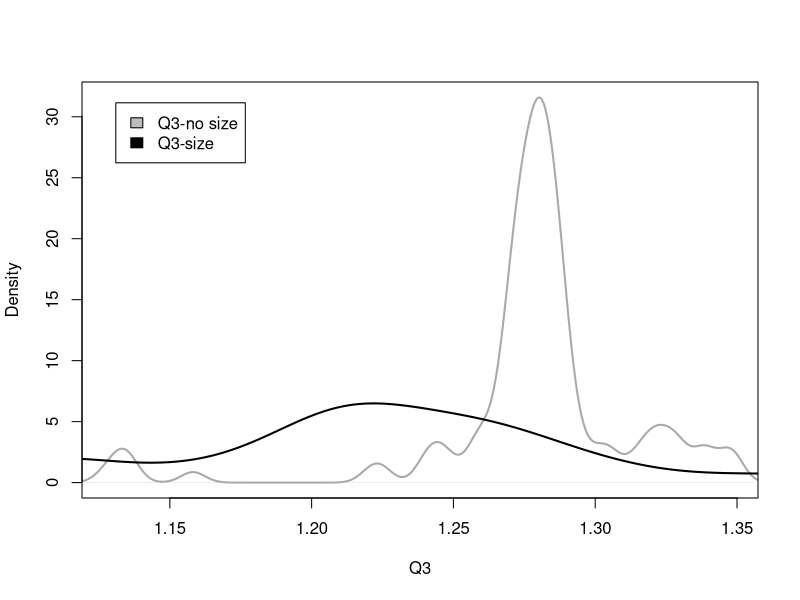
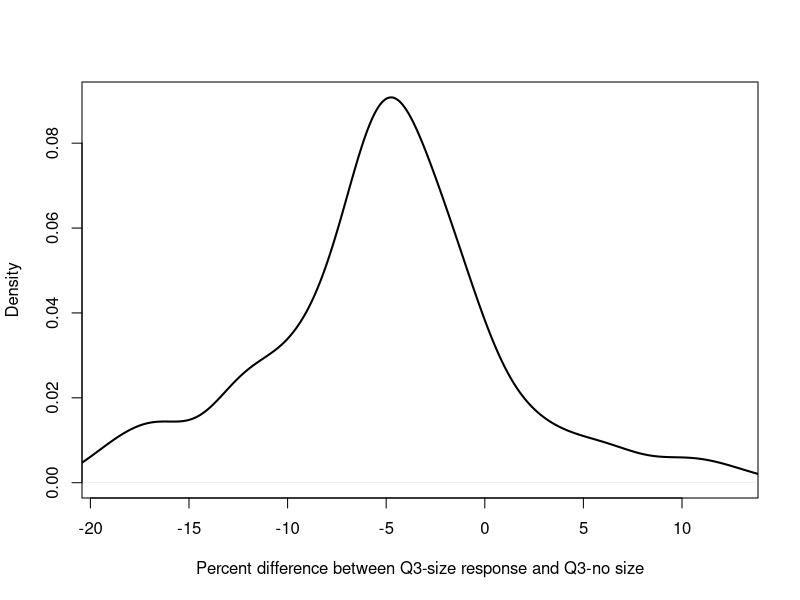
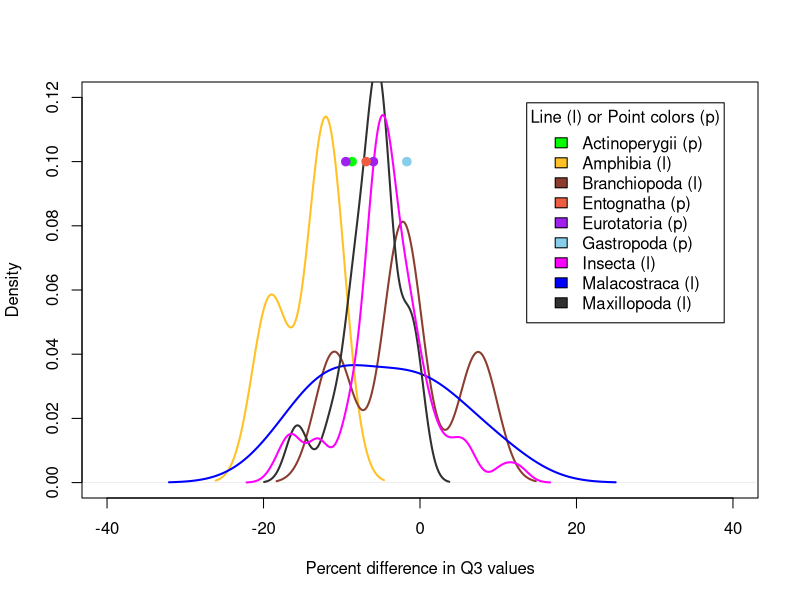
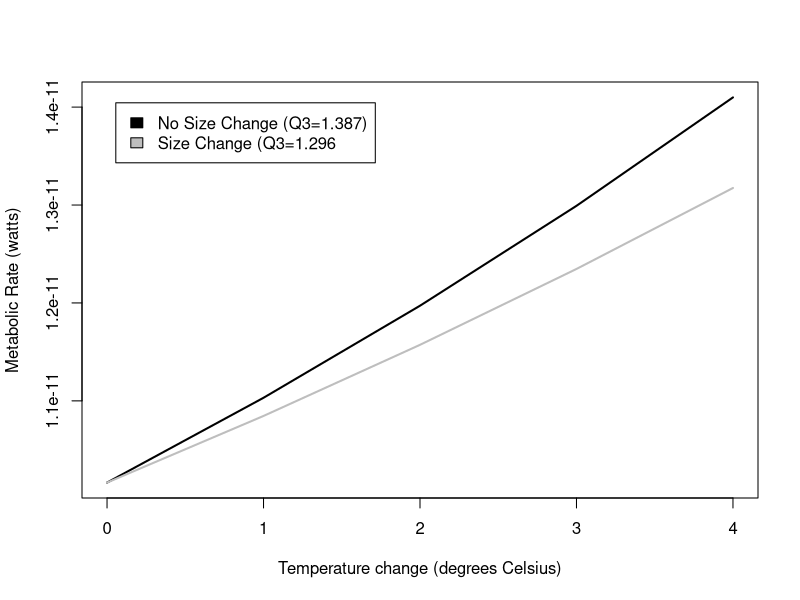
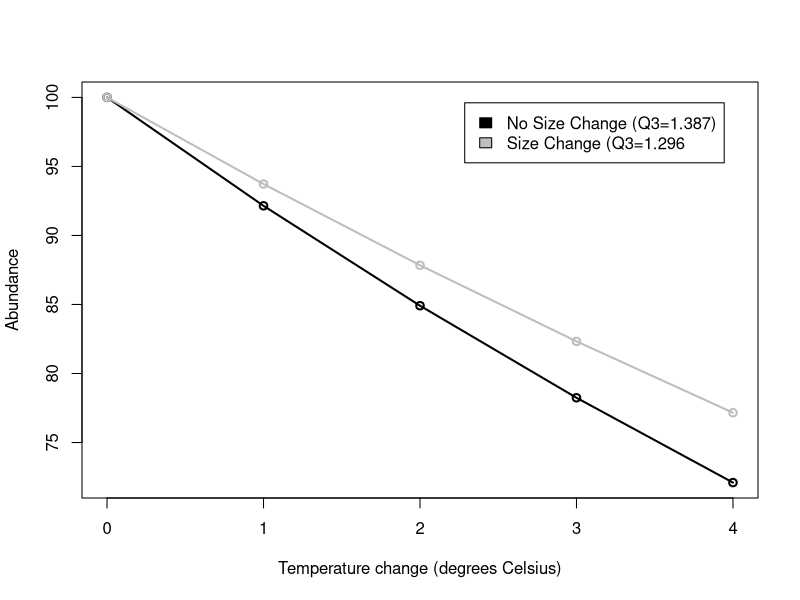

The R script that drew these images, in order:

#--------------CALCULATING EXPONENTS AND ACTIVATION ENERGY FOR METABOLIC EQUATIONS-------------------------------

### For the metabolic rate equation Metabolic Rate = constant * (Mass ^exponent) * e ^ Activation Energy/kt
### This section uses metabolic rate, temperature, and size data to calculated fitted exponent and activation
### energy for the taxonomic classes for which we could find data. 

##-----------------------------ANALYSES WITH MAKRIEVA DATA FOR Branchiopoda Malacostraca and Maxillopoda---------------
MR_data = read.csv("Class_metabolicrates_Makrievadata.csv", stringsAsFactors = FALSE)
Class_list=unique(MR_data$Class)
InvK=1/(273.15+MR_data$TC) #getting all the units correct
Mkg=MR_data$Mg/1000
W=MR_data$qWkg*Mkg
MR_data = cbind(MR_data, InvK, W)

#obtaining class-specific exponents for metabolic rate scaling for Branchiopoda Malacostraca and Maxillopoda
class_slopes=c()
for (current_class in Class_list){
  Class_data=subset(MR_data, MR_data$Class == current_class)
  basic=lm(log(Class_data$W) ~ log(Class_data$Mg) + Class_data$InvK)
  Mslope=basic$coefficients[2]
  Tslope=basic$coefficients[3]
  Ea=Tslope*0.00008617
  class_slopes=rbind(class_slopes, c(current_class, Mslope, Tslope, Ea))
}

##-----------------------------ANALYSES WITH WHITE DATA FOR AMPHIBIANS--------------------------------------------
MR_Amphi = read.csv("Whiteetal_Amphibiandata.csv", stringsAsFactors = FALSE)
A_InvK=1/(273.15+MR_Amphi$TC)
A_Mkg=MR_Amphi$Mg/1000
MR_Amphi = cbind(MR_Amphi, A_InvK, A_Mkg)
A_basic=lm(log(MR_Amphi$Watts) ~ log(MR_Amphi$A_Mkg) + MR_Amphi$A_InvK)
Mslope=A_basic$coefficients[2]
Tslope=A_basic$coefficients[3]
Ea=Tslope*0.00008617
class_slopes=rbind(class_slopes, c("Amphibia", Mslope, Tslope, Ea))
class_slopes=as.data.frame(class_slopes, stringsAsFactors = FALSE)

##-----------------------------ANALYSES WITH GILLOOLY DATA FOR FISH-----------------------------------------------

#obtaining super-class-specific exponents for metabolic rate scaling in fish
MR_fish = read.csv("gillooly_fish.csv", stringsAsFactors = FALSE)
f_Mkg=MR_fish$Mg/1000
MR_fish = cbind(MR_fish, f_Mkg)
F_basic=lm(log(MR_fish$W) ~ log(MR_fish$f_Mkg) + MR_fish$invK)
Mslope=F_basic$coefficients[2]
Tslope=F_basic$coefficients[3]
Ea=Tslope*0.00008617
class_slopes=rbind(class_slopes, c("Actinoperygii", Mslope, Tslope, Ea))
class_slopes=as.data.frame(class_slopes, stringsAsFactors = FALSE)

##----------------CLEANING UP DATAFRAME WITH CLASS-SPECIFIC PARAMETERS FOR METABOLIC EQUATION------------------------

#removing unneccesary column and renaming columns
class_values=class_slopes[c(-3)]
names(class_values)[names(class_values) == "V1"] = "Class"
names(class_values)[names(class_values) == "log(Class_data$Mg)"] = "exponent"
names(class_values)[names(class_values) == "Class_data$InvK"] = "Ea"

##---------------ADDING Insecta VALUES FROM CHOWN AND THEORY VALUES FOR REMAINING CLASSES------------------------------
I_class="Insecta"
other_class=c("Gastropoda","Eurotatoria", "Entognatha")
I_slope=0.75
I_Ea=-0.62
Other_Ea=-0.63
other_values=cbind(I_class,I_slope,I_Ea)
for (current_class in other_class){
  current_values=cbind(current_class,I_slope,Other_Ea)
  other_values=rbind(other_values, current_values)
}

other_values=as.data.frame(other_values)
names(other_values)[names(other_values) == "I_class"] = "Class"
names(other_values)[names(other_values) == "I_slope"] = "exponent"
names(other_values)[names(other_values) == "I_Ea"] = "Ea"
class_values=rbind(class_values, other_values)
class_values1= transform(class_values, exponent = as.numeric(exponent), Ea = as.numeric(Ea))

#----------------------Q10 CALCULATIONS---------------------------------------

TSD_data = read.csv("MTEEcto_data.csv", stringsAsFactors = FALSE, fileEncoding = "latin1")
#stringsAsFactors prevents R from reading strings as factors, which mucks up further analysis
#must re-encode data to properly read in data file

##-------------------EXTRACTING SPECIES AND REPLICATE INFO--------------------

### Within a scientific paper, the body size-temperature study may have replicated
### experiments or have slightly different experiments that were conducted. Each experiment
### is called a replicate and was given a unique identifier in "MTEEcto_data.csv". This 
### section of code extracts information so that each replicate can be analyzed separately

replicate=unique(TSD_data$studyID)
rep_linker=c()

#extracting species and replicate info
for (current_replicate in replicate){
  replicate_data = subset(TSD_data, TSD_data$studyID == current_replicate)
  replicate_species= unique(replicate_data$Species)
  replicate_class=unique(replicate_data$Class)
  rep_linker=rbind(rep_linker, c(current_replicate, replicate_species, replicate_class))
}
rep_linker_sort= rep_linker[order(rep_linker[,2], rep_linker[,1]),]
#write.table(rep_linker_sort, file = "rep_linker.csv", sep = ",", col.names = TRUE)
class_uniquereplicate=unique(rep_linker_sort[,1])

##---------------------------CALCULATING METABOLIC RATES FOR TEMPERATURE/SIZE COMBOS FROM DATA----------------------

### This section pulls out the size-temperature data and metabolic rate parameters for a specific taxonomic class
### It extracts the data from a unique replicate. FOr that replicate it uses the size-temperature data to calculates 
### metabolic rates for the following cases: 1) no size change as temperature increases, 2) size and temperature increase
### as observed in the data. 

MTE_allreps=c()
#unused empty vector?
MTE_allcompare=c()
Classes_all=unique(TSD_data$Class)

for (index_class in Classes_all){
  class_TSD= subset(TSD_data, TSD_data$Class == index_class)
  class_MTE= subset(class_values1, class_values1$Class == index_class)
  class_replicate=unique(class_TSD$studyID)
    
    for (index_replicate in class_replicate){
      MTE_repdata=c()
      current_data= subset (class_TSD, class_TSD$studyID == index_replicate)
      temps=unique(current_data$temp)
 
        for (current_temp in temps){
          min_mass=current_data$mass[current_data$temp==current_temp]
          repeater=length(temps)
          MTE_initial=(min_mass^(class_MTE$exponent))*(exp(((class_MTE$Ea)/(.00008617*(current_temp+273.15)))))
          MTE_nochange=min_mass^(class_MTE$exponent)*exp(class_MTE$Ea/(.00008617*(temps+273.15)))
          MTE_change=(current_data$mass^(class_MTE$exponent))*(exp(((class_MTE$Ea)/(.00008617*(temps+273.15)))))
          rep_vector=c(rep(index_replicate,repeater))
          Tmin_vector=c(rep(current_temp, repeater))
          MTE_repdata=cbind(temps,Tmin_vector, MTE_initial, MTE_nochange, MTE_change)
          MTE_repdata=as.data.frame(MTE_repdata)
          MTE_rep=data.frame(cbind(MTE_repdata, rep_vector), stringsAsFactors=FALSE)
          MTE_allreps=rbind(MTE_allreps, MTE_rep)     
          }
     }
}

temp_diff=MTE_allreps$temps-MTE_allreps$Tmin_vector
MTE_allreps=cbind(MTE_allreps, temp_diff)
warming= subset (MTE_allreps, MTE_allreps$temp_diff > 0) #cleans out decreasing temperature situations

##-----------------CALCULATING AVG REPLICATE Q3 FOR THE GENERATED TEMPERATURE-METABOLIC RATE DATA------------------

### Using the temperature-metabolic rate data generated above and stored in the dataframe 'warming'
### to calculate an average Q3 value for each replicate

#change 4*C change to 3*C change

Q_nochange=(warming$MTE_nochange/warming$MTE_initial)^(3/warming$temp_diff)
Q_change=(warming$MTE_change/warming$MTE_initial)^(3/warming$temp_diff) 
Q_diff=100*((Q_change/Q_nochange)-1)

Q_file=c()
Q_file=cbind(warming, Q_nochange, Q_change, Q_diff)
#write.table(Q_file, file = "ClassQ_file.csv", sep = ",", col.names = TRUE)
#END RAW DATAFILE CREATION

#Average Q for each study
rep_avgs=c()
for (unique_rep in class_uniquereplicate){
  rep_subset= subset (Q_file, Q_file$rep_vector == unique_rep) 
  #sp_name= rep_linker_sort[,2][ which (rep_linker_sort[,1] == unique_rep),]
  sp_name= subset(rep_linker_sort, rep_linker_sort[,1] == unique_rep,)
  avg_Q_nochange=mean(rep_subset$Q_nochange)
  avg_Q_change=mean(rep_subset$Q_change)
  rep_avgs=rbind(rep_avgs, c(unique_rep, avg_Q_nochange,avg_Q_change, sp_name))
}
 rep_avgs_1=  as.data.frame(rep_avgs, stringsAsFactors = FALSE)
 rep_avgs_2= transform(rep_avgs_1, V2 = as.numeric(V2), V3 = as.numeric(V3))
write.table(rep_avgs_2, file = "class_rep_avgs_2.csv", sep = ",", col.names = TRUE)


##---------------------------AVERAGE Q3 FOR EACH SPECIES-------------------------------------------

### If more than one replicate for a species, calculates an average across the replciates so that
### each species only has one resulting datapoint

Q_1=c()
species=unique(rep_avgs_2$V5)
for (current_sp in species){
  sp_subset= subset (rep_avgs_2, rep_avgs_2$V5 == current_sp) 
  sp_class=unique(sp_subset[,6])
  sp_Q_nochange=mean(sp_subset[,2])
  sp_Q_change=mean(sp_subset[,3])
  Q_1=rbind(Q_1, c(current_sp, sp_class, sp_Q_nochange, sp_Q_change))
}

Q_2=  as.data.frame(Q_1, stringsAsFactors = FALSE)
Q_sp= transform(Q_2, V3 = as.numeric(V3), V4 = as.numeric(V4))
Q_diff=100*((Q_sp$V4/Q_sp$V3)-1)
ClassQ_sp=cbind(Q_sp, Q_diff)
ClassQ_sp=ClassQ_sp[order(ClassQ_sp[,2], ClassQ_sp[,1]),]
ClassQ_sp=  as.data.frame(ClassQ_sp, stringsAsFactors = FALSE)

names(ClassQ_sp)[names(ClassQ_sp) == "V1"] = "Species"
names(ClassQ_sp)[names(ClassQ_sp) == "V2"] = "Class"
names(ClassQ_sp)[names(ClassQ_sp) == "V3"] = "Q3_noTSR"
names(ClassQ_sp)[names(ClassQ_sp) == "V4"] = "Q3_TSR"
ClassQ_sp= transform(ClassQ_sp, Q_diff = as.numeric(Q_diff))
write.table(ClassQ_sp, file = "ClassQ_sp.csv", sep = ",", col.names = TRUE)

#-------------------------SUMMARY STATS AND GRAPHS -------------------------
mean_Q3noTSR=mean(ClassQ_sp$Q3_noTSR)
mean_Q3TSR=mean(ClassQ_sp$Q3_TSR)
t.test(ClassQ_sp$Q3_noTSR,ClassQ_sp$Q3_TSR, paired=TRUE )
mean_Qdiff=mean(ClassQ_sp$Q_diff)

Qdiff.gt10=subset(ClassQ_sp, ClassQ_sp$Q_diff > 10)
Qdiff.lt10=subset(ClassQ_sp, ClassQ_sp$Q_diff < -10)
Qdiff.lt15=subset(ClassQ_sp, ClassQ_sp$Q_diff < -15)
Qdiff.lt20=subset(ClassQ_sp, ClassQ_sp$Q_diff < -20)
num.sp.gt.10.Qdiff=length(Qdiff.gt10$Q_diff)
num.sp.lt.10.Qdiff=length(Qdiff.lt10$Q_diff)
num.sp.lt.15.Qdiff=length(Qdiff.lt15$Q_diff)
num.sp.lt205.Qdiff=length(Qdiff.lt20$Q_diff)
num.sp=length(ClassQ_sp$Q_diff)

#graph of TSR and no TSR distributions - all classes pooled
yes_range=range(ClassQ_sp$Q3_noTSR)
plot(density(ClassQ_sp$Q3_noTSR), xlim = yes_range, main="", col="dark grey", lwd=2, 
    xlab="Q3")
lines(density(ClassQ_sp$Q3_TSR), lwd=2)
legend("topleft", inset=.05, c("Q3-no size", "Q3-size"), fill=c("grey", "black"))

#graph of percent change in Q3 - all classes pooled
yes_range=range(ClassQ_sp$Q_diff)
plot(density(ClassQ_sp$Q_diff), xlim = yes_range, main="", col="black", lwd=2, 
    xlab="Percent difference between Q3-size response and Q3-no size")

#Class-specific graph and results
Actinoperygii=subset(ClassQ_sp, ClassQ_sp$Class == "Actinoperygii")
Amphibia=subset(ClassQ_sp, ClassQ_sp$Class == "Amphibia")
Branchiopoda =subset(ClassQ_sp, ClassQ_sp$Class == "Branchiopoda")
Insecta =subset(ClassQ_sp, ClassQ_sp$Class == "Insecta")
Malacostraca=subset(ClassQ_sp, ClassQ_sp$Class == "Malacostraca")
Maxillopoda=subset(ClassQ_sp, ClassQ_sp$Class == "Maxillopoda")
Gastropoda=subset(ClassQ_sp, ClassQ_sp$Class == "Gastropoda")
Eurotatoria=subset(ClassQ_sp, ClassQ_sp$Class == "Eurotatoria")
Entognatha=subset(ClassQ_sp, ClassQ_sp$Class == "Entognatha")

Q_diff_range=c(-40,40)
y_range=c(0,.12)
plot(density(Amphibia$Q_diff), xlim=Q_diff_range, ylim=y_range, lwd=2, main="", col="goldenrod1",  
    xlab="Percent difference in Q3 values")
lines(density(Branchiopoda$Q_diff), lwd=2, col="coral4")
lines(density(Malacostraca$Q_diff),lwd=2, col="blue" )
lines(density(Maxillopoda$Q_diff), lwd=2, col="grey19")
lines(density(Insecta$Q_diff), lwd=2, col="magenta")
points(Gastropoda$Q_diff, .1, lwd=2, col="skyblue", pch=19)
points(Actinoperygii$Q_diff, .1, lwd=2, col="green", pch=19)
points(Eurotatoria$Q_diff, c(.1, .1), lwd=2, col="purple", pch=19)
points(Entognatha$Q_diff, .1, lwd=2, col="tomato2", pch=19)

legend("topright", inset=.05, title="Line (l) or Point colors (p)",c("Actinoperygii (p)", "Amphibia (l)", 
  "Branchiopoda (l)","Entognatha (p)", "Eurotatoria (p)","Gastropoda (p)","Insecta (l)", "Malacostraca (l)", "Maxillopoda (l)"), 
  fill=c("green", "goldenrod1", "coral4", "tomato2", "purple", "skyblue", "magenta", "blue", "grey19" ),)

Qdiff_Amphibia=mean(Amphibia$Q_diff)
Qdiff_Branchiopoda=mean(Branchiopoda$Q_diff)
Qdiff_Malacostraca=mean(Malacostraca$Q_diff)
Qdiff_Maxillopoda=mean(Maxillopoda$Q_diff)
Qdiff_Insecta=mean(Insecta$Q_diff)
Qdiff_Gastropoda=mean(Gastropoda$Q_diff)
Qdiff_Actinoperygii=mean(Actinoperygii$Q_diff)
Qdiff_Eurotatoria=mean(Eurotatoria$Q_diff)
Qdiff_Entognatha=mean(Entognatha$Q_diff)

#Exemplar graph for metabolic rate differences using Drosphila
Dmelano=subset(warming, warming$rep_vector == "TM61D")
DM_tmin=min(Dmelano$Tmin_vector)
DM_initialR1_1=Dmelano$MTE_initial[Dmelano$Tmin_vector == DM_tmin]
DM_initialR1=unique(DM_initialR1_1)

x=seq(0,4, 1)
plot(x, DM_initialR1*(1.387^(x/4)), type="l", lwd=2, xlab="Temperature change (degrees Celsius)",
     ylab="Metabolic Rate (watts)")
lines(x, DM_initialR1*(1.296^(x/4)), col="gray",lwd=2)
legend("topleft", inset=.05, c("No Size Change (Q3=1.387)", "Size Change (Q3=1.296"), fill=c("black", "gray"))

R2_TSR=DM_initialR1*(1.296^(x/4))
R2_noTSR=DM_initialR1*(1.387^(x/4))
Initial_N=100
Initial_E=Initial_N*DM_initialR1

N_TSR=Initial_E/R2_TSR
N_noTSR=Initial_E/R2_noTSR
N.data=cbind(x, R2_TSR, R2_noTSR, N_TSR, N_noTSR)
N.data= transform(N.data, x = as.numeric(x))

plot(N.data$x, N.data$N_noTSR, type="o", lwd=2, xlab="Temperature change (degrees Celsius)",
     ylab="Abundance")
lines(N.data$x, N.data$N_TSR, type="o", lwd=2, col="gray")
legend("topright", inset=.05, c("No Size Change (Q3=1.387)", "Size Change (Q3=1.296"), fill=c("black", "gray"))

                      
